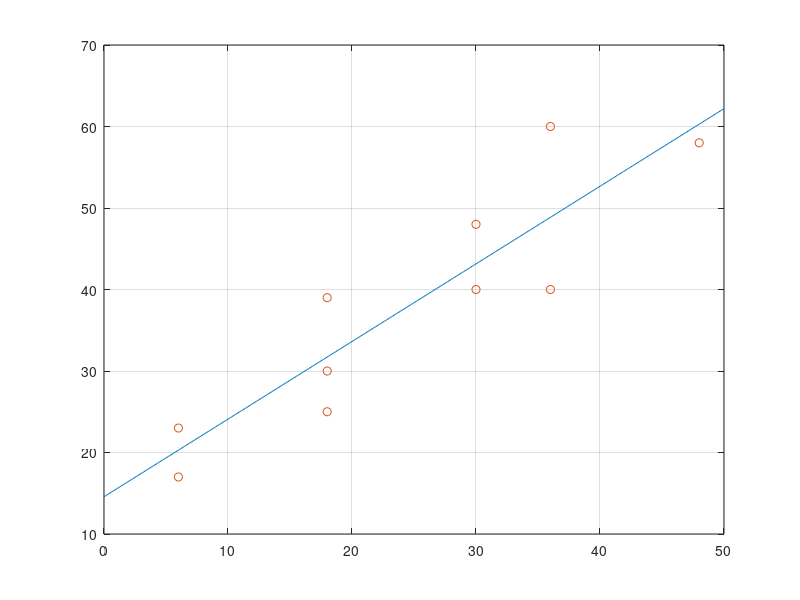

Reproduce this figure in MATLAB.
clear 
clc
close all
 
x=[18 6 30 48 6 36 18 18 30 36]';
n=length(x)
b=[25 17 48 58 23 40 30 39 40 60]';
a=[ones(n,1) x];
p=inv(a'*a)*a'*b
x_plot=[0:0.1:50];
plot(x_plot,p(1)+p(2)*x_plot);
hold on 
plot(x,b,'o')
grid on
p(1)+p(2)*60
